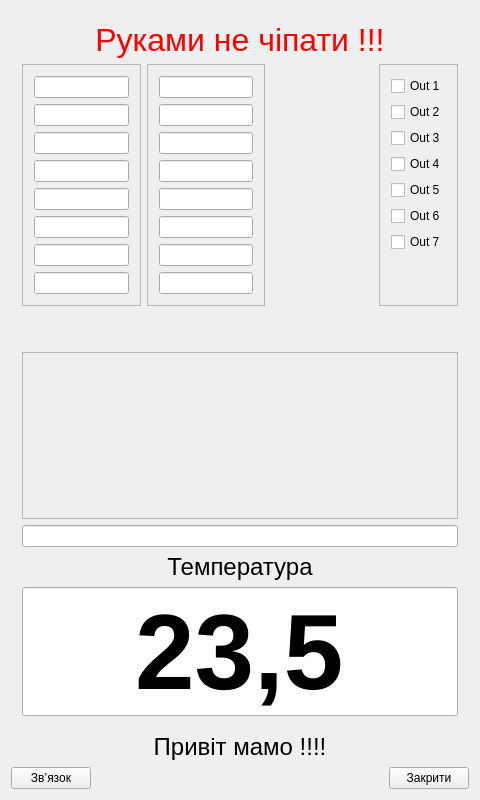
<?xml version="1.0" encoding="UTF-8"?>
<ui version="4.0">
 <class>Hello</class>
 <widget class="QWidget" name="Hello">
  <property name="geometry">
   <rect>
    <x>0</x>
    <y>0</y>
    <width>480</width>
    <height>800</height>
   </rect>
  </property>
  <property name="windowTitle">
   <string>Hello</string>
  </property>
  <layout class="QGridLayout" name="gridLayout">
   <item row="1" column="0" colspan="4">
    <widget class="QLabel" name="label">
     <property name="font">
      <font>
       <pointsize>18</pointsize>
      </font>
     </property>
     <property name="text">
      <string>Привіт мамо !!!!</string>
     </property>
     <property name="alignment">
      <set>Qt::AlignCenter</set>
     </property>
    </widget>
   </item>
   <item row="2" column="3">
    <widget class="QPushButton" name="pushButton">
     <property name="text">
      <string>Закрити</string>
     </property>
    </widget>
   </item>
   <item row="2" column="1">
    <spacer name="horizontalSpacer">
     <property name="orientation">
      <enum>Qt::Horizontal</enum>
     </property>
     <property name="sizeHint" stdset="0">
      <size>
       <width>40</width>
       <height>20</height>
      </size>
     </property>
    </spacer>
   </item>
   <item row="2" column="0">
    <widget class="QPushButton" name="bnLink">
     <property name="text">
      <string>Зв’язок</string>
     </property>
    </widget>
   </item>
   <item row="0" column="0" colspan="4">
    <widget class="QFrame" name="frame">
     <property name="sizePolicy">
      <sizepolicy hsizetype="Preferred" vsizetype="Expanding">
       <horstretch>0</horstretch>
       <verstretch>0</verstretch>
      </sizepolicy>
     </property>
     <property name="styleSheet">
      <string notr="true"/>
     </property>
     <property name="frameShape">
      <enum>QFrame::NoFrame</enum>
     </property>
     <property name="frameShadow">
      <enum>QFrame::Raised</enum>
     </property>
     <layout class="QVBoxLayout" name="verticalLayout_4">
      <item>
       <widget class="QLabel" name="label_5">
        <property name="palette">
         <palette>
          <active>
           <colorrole role="WindowText">
            <brush brushstyle="SolidPattern">
             <color alpha="255">
              <red>255</red>
              <green>0</green>
              <blue>0</blue>
             </color>
            </brush>
           </colorrole>
          </active>
          <inactive>
           <colorrole role="WindowText">
            <brush brushstyle="SolidPattern">
             <color alpha="255">
              <red>255</red>
              <green>0</green>
              <blue>0</blue>
             </color>
            </brush>
           </colorrole>
          </inactive>
          <disabled>
           <colorrole role="WindowText">
            <brush brushstyle="SolidPattern">
             <color alpha="255">
              <red>146</red>
              <green>145</green>
              <blue>144</blue>
             </color>
            </brush>
           </colorrole>
          </disabled>
         </palette>
        </property>
        <property name="font">
         <font>
          <pointsize>24</pointsize>
         </font>
        </property>
        <property name="text">
         <string>Руками не чіпати !!!</string>
        </property>
        <property name="alignment">
         <set>Qt::AlignCenter</set>
        </property>
       </widget>
      </item>
      <item>
       <widget class="QFrame" name="frame_5">
        <property name="frameShape">
         <enum>QFrame::NoFrame</enum>
        </property>
        <property name="frameShadow">
         <enum>QFrame::Raised</enum>
        </property>
        <layout class="QHBoxLayout" name="horizontalLayout">
         <property name="margin">
          <number>0</number>
         </property>
         <item>
          <widget class="QFrame" name="frame_3">
           <property name="frameShape">
            <enum>QFrame::StyledPanel</enum>
           </property>
           <property name="frameShadow">
            <enum>QFrame::Raised</enum>
           </property>
           <layout class="QVBoxLayout" name="verticalLayout_2">
            <item>
             <widget class="QLineEdit" name="Ai_0">
              <property name="text">
               <string/>
              </property>
             </widget>
            </item>
            <item>
             <widget class="QLineEdit" name="Ai_1"/>
            </item>
            <item>
             <widget class="QLineEdit" name="Ai_2"/>
            </item>
            <item>
             <widget class="QLineEdit" name="Ai_3"/>
            </item>
            <item>
             <widget class="QLineEdit" name="Ai_4"/>
            </item>
            <item>
             <widget class="QLineEdit" name="Ai_5"/>
            </item>
            <item>
             <widget class="QLineEdit" name="Ai_6"/>
            </item>
            <item>
             <widget class="QLineEdit" name="Ai_7"/>
            </item>
            <item>
             <spacer name="verticalSpacer_2">
              <property name="orientation">
               <enum>Qt::Vertical</enum>
              </property>
              <property name="sizeHint" stdset="0">
               <size>
                <width>20</width>
                <height>0</height>
               </size>
              </property>
             </spacer>
            </item>
           </layout>
          </widget>
         </item>
         <item>
          <widget class="QFrame" name="frame_4">
           <property name="frameShape">
            <enum>QFrame::StyledPanel</enum>
           </property>
           <property name="frameShadow">
            <enum>QFrame::Raised</enum>
           </property>
           <layout class="QVBoxLayout" name="verticalLayout_3">
            <item>
             <widget class="QLineEdit" name="Ai_8">
              <property name="text">
               <string/>
              </property>
             </widget>
            </item>
            <item>
             <widget class="QLineEdit" name="Ai_9"/>
            </item>
            <item>
             <widget class="QLineEdit" name="Ai_10"/>
            </item>
            <item>
             <widget class="QLineEdit" name="Ai_11"/>
            </item>
            <item>
             <widget class="QLineEdit" name="Ai_12"/>
            </item>
            <item>
             <widget class="QLineEdit" name="Ai_13"/>
            </item>
            <item>
             <widget class="QLineEdit" name="Ai_14"/>
            </item>
            <item>
             <widget class="QLineEdit" name="Ai_15"/>
            </item>
            <item>
             <spacer name="verticalSpacer_3">
              <property name="orientation">
               <enum>Qt::Vertical</enum>
              </property>
              <property name="sizeHint" stdset="0">
               <size>
                <width>20</width>
                <height>0</height>
               </size>
              </property>
             </spacer>
            </item>
           </layout>
          </widget>
         </item>
         <item>
          <spacer name="horizontalSpacer_2">
           <property name="orientation">
            <enum>Qt::Horizontal</enum>
           </property>
           <property name="sizeHint" stdset="0">
            <size>
             <width>121</width>
             <height>20</height>
            </size>
           </property>
          </spacer>
         </item>
         <item>
          <widget class="QFrame" name="frame_2">
           <property name="frameShape">
            <enum>QFrame::StyledPanel</enum>
           </property>
           <property name="frameShadow">
            <enum>QFrame::Raised</enum>
           </property>
           <layout class="QVBoxLayout" name="verticalLayout">
            <item>
             <widget class="QCheckBox" name="cbOut_1">
              <property name="text">
               <string>Out 1</string>
              </property>
             </widget>
            </item>
            <item>
             <widget class="QCheckBox" name="cbOut_2">
              <property name="text">
               <string>Out 2</string>
              </property>
             </widget>
            </item>
            <item>
             <widget class="QCheckBox" name="cbOut_3">
              <property name="text">
               <string>Out 3</string>
              </property>
             </widget>
            </item>
            <item>
             <widget class="QCheckBox" name="cbOut_4">
              <property name="text">
               <string>Out 4</string>
              </property>
             </widget>
            </item>
            <item>
             <widget class="QCheckBox" name="cbOut_5">
              <property name="text">
               <string>Out 5</string>
              </property>
             </widget>
            </item>
            <item>
             <widget class="QCheckBox" name="cbOut_6">
              <property name="text">
               <string>Out 6</string>
              </property>
             </widget>
            </item>
            <item>
             <widget class="QCheckBox" name="cbOut_7">
              <property name="text">
               <string>Out 7</string>
              </property>
             </widget>
            </item>
            <item>
             <spacer name="verticalSpacer">
              <property name="orientation">
               <enum>Qt::Vertical</enum>
              </property>
              <property name="sizeHint" stdset="0">
               <size>
                <width>20</width>
                <height>5</height>
               </size>
              </property>
             </spacer>
            </item>
           </layout>
          </widget>
         </item>
        </layout>
       </widget>
      </item>
      <item>
       <widget class="QCheckBox" name="Y_nup">
        <property name="styleSheet">
         <string notr="true">QCheckBox{
min-width: 14px;
min-height: 14px;
max-width: 14px;
max-height: 14px;
}
QCheckBox:checked
{
	
	image: url(:/big/ar_up_on_big.png);
}

QCheckBox:unchecked
{
	image: url(:/big/ar_up_off_big.png);
	
}

QCheckBox:indicator
{
	background: rgba(0, 0, 0, 0);
	height: 14px;
	width: 14px;
}
</string>
        </property>
        <property name="text">
         <string>CheckBox</string>
        </property>
       </widget>
      </item>
      <item>
       <widget class="QCheckBox" name="Y_ndw">
        <property name="styleSheet">
         <string notr="true">QCheckBox{
min-width: 14px;
min-height: 14px;
max-width: 14px;
max-height: 14px;
}
QCheckBox:unchecked
{
	
	image: url(:/big/ar_down_off_big.png);
}
QCheckBox:checked
{
	
	image: url(:/big/ar_down_on_big.png);
}

QCheckBox:indicator
{
	background: rgba(0, 0, 0, 0);
	height: 14px;
	width: 14px;
}
</string>
        </property>
        <property name="text">
         <string>CheckBox</string>
        </property>
       </widget>
      </item>
      <item>
       <widget class="QFrame" name="trend">
        <property name="sizePolicy">
         <sizepolicy hsizetype="Preferred" vsizetype="Expanding">
          <horstretch>0</horstretch>
          <verstretch>0</verstretch>
         </sizepolicy>
        </property>
        <property name="frameShape">
         <enum>QFrame::StyledPanel</enum>
        </property>
        <property name="frameShadow">
         <enum>QFrame::Raised</enum>
        </property>
       </widget>
      </item>
      <item>
       <widget class="QLineEdit" name="lineDate">
        <property name="alignment">
         <set>Qt::AlignCenter</set>
        </property>
       </widget>
      </item>
      <item>
       <widget class="QLabel" name="label_3">
        <property name="font">
         <font>
          <pointsize>18</pointsize>
         </font>
        </property>
        <property name="text">
         <string>Температура</string>
        </property>
        <property name="alignment">
         <set>Qt::AlignCenter</set>
        </property>
       </widget>
      </item>
      <item>
       <widget class="QLineEdit" name="lineT_1">
        <property name="font">
         <font>
          <pointsize>80</pointsize>
          <weight>75</weight>
          <bold>true</bold>
         </font>
        </property>
        <property name="text">
         <string>23,5</string>
        </property>
        <property name="alignment">
         <set>Qt::AlignCenter</set>
        </property>
       </widget>
      </item>
     </layout>
    </widget>
   </item>
  </layout>
 </widget>
 <layoutdefault spacing="6" margin="11"/>
 <resources/>
 <connections>
  <connection>
   <sender>pushButton</sender>
   <signal>clicked()</signal>
   <receiver>Hello</receiver>
   <slot>close()</slot>
   <hints>
    <hint type="sourcelabel">
     <x>294</x>
     <y>176</y>
    </hint>
    <hint type="destinationlabel">
     <x>169</x>
     <y>95</y>
    </hint>
   </hints>
  </connection>
 </connections>
</ui>
